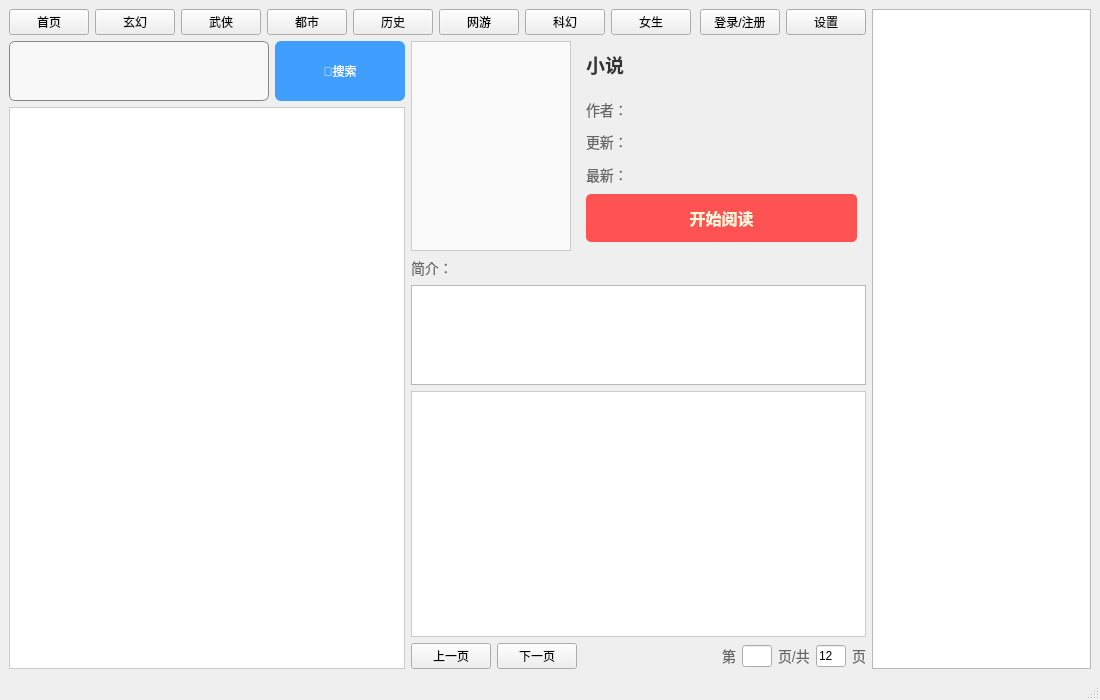
<?xml version="1.0" encoding="UTF-8"?>
<ui version="4.0">
 <class>MainWindow</class>
 <widget class="QMainWindow" name="MainWindow">
  <property name="geometry">
   <rect>
    <x>0</x>
    <y>0</y>
    <width>1100</width>
    <height>700</height>
   </rect>
  </property>
  <property name="windowTitle">
   <string>MainWindow</string>
  </property>
  <widget class="QWidget" name="centralwidget">
   <property name="styleSheet">
    <string notr="true">/* ===========================
   QLineEdit：搜索框 editKeyword
   =========================== */
QLineEdit#editKeyword {
    border: 1px solid #888;
    border-radius: 6px;
    padding: 5px 8px;
    background: #f8f8f8;
    selection-background-color: #0080ff;
}

QLineEdit#editKeyword:focus {
    border: 1px solid #409eff;
    background: #ffffff;
}

/* ===========================
   QPushButton：搜索按钮 btnSearch
   =========================== */
QPushButton#btnSearch {
    background-color: #409eff;
    color: white;
    border-radius: 6px;
    padding: 6px 12px;
}

QPushButton#btnSearch:hover {
    background-color: #66b1ff;
}

QPushButton#btnSearch:pressed {
    background-color: #3a8ee6;
}

/* ===========================
   QListWidget：搜索列表 listSearch
   =========================== */
QListWidget#listSearch {
    background: #ffffff;
    border: 1px solid #ccc;
}

QListWidget#listSearch::item {
    border-bottom: 1px solid #e5e5e5;
    padding: 6px;
}

QListWidget#listSearch::item:selected {
    background: #d0e8ff;
    color: #000;
}

/* ===========================
   QLabel：标题、作者、封面
   labelTitle
   labelAuthor
   labelCover
   =========================== */

QLabel{
    font-size: 14px;
    color: #666;
}

/* 标题 */
QLabel#labelTitle {
    font-size: 19px;
    font-weight: bold;
    color: #333;
}

/* 封面（建议） */
QLabel#labelCover {
    border: 1px solid #ccc;
    background: #fafafa;
    padding: 4px;
}

/* ===========================
   chapter 列表 listChapter
   =========================== */
QListWidget#listChapter {
    background: #ffffff;
    border: 1px solid #ccc;
}

QListWidget#listChapter::item {
    padding: 5px;
    border-bottom: 1px solid #eee;
}

QListWidget#listChapter::item:selected {
    background: #d0e8ff;
}

/* ===========================
   QTextBrowser：内容 textContent
   =========================== */
QTextBrowser#textContent {
    background: #fdfdfd;
    border: 1px solid #ccc;
    padding: 8px;
    font-size: 15px;
    color: #333;
}
</string>
   </property>
   <layout class="QHBoxLayout" name="horizontalLayout">
    <item>
     <layout class="QGridLayout" name="gridLayout" rowstretch="0,1,1,0,0,2,0" columnstretch="2,1,2,2,2" rowminimumheight="0,1,1,0,0,2,0" columnminimumwidth="2,1,2,2,2">
      <item row="1" column="3" rowspan="2" colspan="2">
       <widget class="QWidget" name="info" native="true">
        <layout class="QGridLayout" name="gridLayout_2" columnstretch="0,0,0,0">
         <item row="3" column="3">
          <widget class="QLabel" name="full">
           <property name="text">
            <string/>
           </property>
          </widget>
         </item>
         <item row="2" column="1">
          <widget class="QLabel" name="label_2">
           <property name="maximumSize">
            <size>
             <width>50</width>
             <height>16777215</height>
            </size>
           </property>
           <property name="text">
            <string>作者：</string>
           </property>
          </widget>
         </item>
         <item row="5" column="1" colspan="3">
          <widget class="QPushButton" name="read_btn">
           <property name="styleSheet">
            <string notr="true">QPushButton {
    background-color: #FF5252;  
    color: #FFF8DC;            
    border: none;
    padding: 12px 32px;
    font-size: 16px;
    font-weight: bold;
    border-radius: 5px;
    min-width: 150px;
}

QPushButton:hover {
    background-color: #FF6B6B;
    color: white;
}

QPushButton:pressed {
    background-color: #E53935;
}</string>
           </property>
           <property name="text">
            <string>开始阅读</string>
           </property>
          </widget>
         </item>
         <item row="2" column="2">
          <widget class="QLabel" name="labelAuthor">
           <property name="text">
            <string/>
           </property>
          </widget>
         </item>
         <item row="4" column="2" colspan="2">
          <widget class="QLabel" name="lastchapter">
           <property name="text">
            <string/>
           </property>
          </widget>
         </item>
         <item row="0" column="1" colspan="3">
          <widget class="QLabel" name="labelTitle">
           <property name="text">
            <string>小说</string>
           </property>
          </widget>
         </item>
         <item row="2" column="3">
          <widget class="QLabel" name="type">
           <property name="text">
            <string/>
           </property>
          </widget>
         </item>
         <item row="3" column="2">
          <widget class="QLabel" name="lastupdate">
           <property name="text">
            <string/>
           </property>
          </widget>
         </item>
         <item row="4" column="1">
          <widget class="QLabel" name="label_4">
           <property name="maximumSize">
            <size>
             <width>50</width>
             <height>16777215</height>
            </size>
           </property>
           <property name="text">
            <string>最新：</string>
           </property>
          </widget>
         </item>
         <item row="3" column="1">
          <widget class="QLabel" name="label">
           <property name="maximumSize">
            <size>
             <width>50</width>
             <height>16777215</height>
            </size>
           </property>
           <property name="text">
            <string>更新：</string>
           </property>
          </widget>
         </item>
         <item row="1" column="1" colspan="3">
          <widget class="QLabel" name="label_5">
           <property name="minimumSize">
            <size>
             <width>0</width>
             <height>5</height>
            </size>
           </property>
           <property name="maximumSize">
            <size>
             <width>16777215</width>
             <height>5</height>
            </size>
           </property>
           <property name="text">
            <string/>
           </property>
          </widget>
         </item>
        </layout>
       </widget>
      </item>
      <item row="3" column="2" colspan="3">
       <widget class="QLabel" name="label_3">
        <property name="text">
         <string>简介：</string>
        </property>
       </widget>
      </item>
      <item row="4" column="2" colspan="3">
       <widget class="QTextBrowser" name="intro">
        <property name="minimumSize">
         <size>
          <width>0</width>
          <height>100</height>
         </size>
        </property>
        <property name="maximumSize">
         <size>
          <width>16777215</width>
          <height>100</height>
         </size>
        </property>
       </widget>
      </item>
      <item row="5" column="2" colspan="3">
       <widget class="QListWidget" name="listChapter"/>
      </item>
      <item row="1" column="2" rowspan="2">
       <widget class="QLabel" name="labelCover">
        <property name="minimumSize">
         <size>
          <width>160</width>
          <height>210</height>
         </size>
        </property>
        <property name="maximumSize">
         <size>
          <width>160</width>
          <height>210</height>
         </size>
        </property>
        <property name="styleSheet">
         <string notr="true"/>
        </property>
        <property name="text">
         <string/>
        </property>
       </widget>
      </item>
      <item row="0" column="0" colspan="5">
       <layout class="QHBoxLayout" name="horizontalLayout_2">
        <item>
         <widget class="QPushButton" name="index">
          <property name="text">
           <string>首页</string>
          </property>
         </widget>
        </item>
        <item>
         <widget class="QPushButton" name="xuanhuan">
          <property name="text">
           <string>玄幻</string>
          </property>
         </widget>
        </item>
        <item>
         <widget class="QPushButton" name="wuxia">
          <property name="text">
           <string>武侠</string>
          </property>
         </widget>
        </item>
        <item>
         <widget class="QPushButton" name="dushi">
          <property name="text">
           <string>都市</string>
          </property>
         </widget>
        </item>
        <item>
         <widget class="QPushButton" name="lishi">
          <property name="text">
           <string>历史</string>
          </property>
         </widget>
        </item>
        <item>
         <widget class="QPushButton" name="wangyou">
          <property name="text">
           <string>网游</string>
          </property>
         </widget>
        </item>
        <item>
         <widget class="QPushButton" name="kehuan">
          <property name="text">
           <string>科幻</string>
          </property>
         </widget>
        </item>
        <item>
         <widget class="QPushButton" name="nvshen">
          <property name="text">
           <string>女生</string>
          </property>
         </widget>
        </item>
        <item>
         <spacer name="horizontalSpacer">
          <property name="orientation">
           <enum>Qt::Horizontal</enum>
          </property>
          <property name="sizeHint" stdset="0">
           <size>
            <width>40</width>
            <height>20</height>
           </size>
          </property>
         </spacer>
        </item>
        <item>
         <widget class="QPushButton" name="login">
          <property name="text">
           <string>登录/注册</string>
          </property>
         </widget>
        </item>
        <item>
         <widget class="QPushButton" name="btnSetApi">
          <property name="text">
           <string>设置</string>
          </property>
         </widget>
        </item>
       </layout>
      </item>
      <item row="1" column="1">
       <widget class="QPushButton" name="btnSearch">
        <property name="minimumSize">
         <size>
          <width>130</width>
          <height>0</height>
         </size>
        </property>
        <property name="maximumSize">
         <size>
          <width>130</width>
          <height>60</height>
         </size>
        </property>
        <property name="text">
         <string>🔎搜索</string>
        </property>
       </widget>
      </item>
      <item row="1" column="0">
       <widget class="QLineEdit" name="editKeyword">
        <property name="minimumSize">
         <size>
          <width>260</width>
          <height>60</height>
         </size>
        </property>
        <property name="maximumSize">
         <size>
          <width>260</width>
          <height>60</height>
         </size>
        </property>
       </widget>
      </item>
      <item row="2" column="0" rowspan="5" colspan="2">
       <widget class="QListWidget" name="listSearch"/>
      </item>
      <item row="6" column="2" colspan="3">
       <layout class="QHBoxLayout" name="horizontalLayout_3">
        <item>
         <widget class="QPushButton" name="pushButton">
          <property name="text">
           <string>上一页</string>
          </property>
         </widget>
        </item>
        <item>
         <widget class="QPushButton" name="pushButton_2">
          <property name="text">
           <string>下一页</string>
          </property>
         </widget>
        </item>
        <item>
         <spacer name="horizontalSpacer_2">
          <property name="orientation">
           <enum>Qt::Horizontal</enum>
          </property>
          <property name="sizeHint" stdset="0">
           <size>
            <width>40</width>
            <height>20</height>
           </size>
          </property>
         </spacer>
        </item>
        <item>
         <widget class="QLabel" name="label_7">
          <property name="text">
           <string>第</string>
          </property>
         </widget>
        </item>
        <item>
         <widget class="QLineEdit" name="lineEdit">
          <property name="maximumSize">
           <size>
            <width>30</width>
            <height>16777215</height>
           </size>
          </property>
         </widget>
        </item>
        <item>
         <widget class="QLabel" name="label_6">
          <property name="text">
           <string>页/共</string>
          </property>
         </widget>
        </item>
        <item>
         <widget class="QLineEdit" name="lineEdit_2">
          <property name="maximumSize">
           <size>
            <width>30</width>
            <height>16777215</height>
           </size>
          </property>
          <property name="text">
           <string>12</string>
          </property>
         </widget>
        </item>
        <item>
         <widget class="QLabel" name="label_8">
          <property name="text">
           <string>页</string>
          </property>
         </widget>
        </item>
       </layout>
      </item>
     </layout>
    </item>
    <item>
     <widget class="QTextBrowser" name="chapter_text">
      <property name="maximumSize">
       <size>
        <width>700</width>
        <height>16777215</height>
       </size>
      </property>
     </widget>
    </item>
   </layout>
  </widget>
  <widget class="QStatusBar" name="statusbar"/>
 </widget>
 <resources/>
 <connections/>
</ui>
